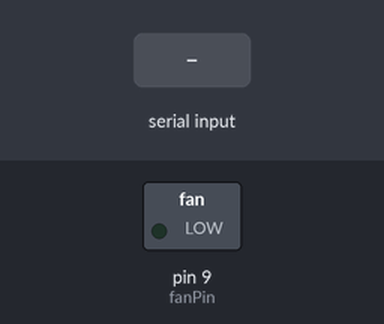
Simulated run of this sketch. Board: Arduino Uno, built with avr-gcc and run on an emulated ATmega328P. On the bench: switched loads named in the sketch (green lamp = pin HIGH). The inputs (shaded band) are chosen by the test bench.

Above: at 1.2 s.
1.3 s: "1" received over Serial
At 2.3 s:
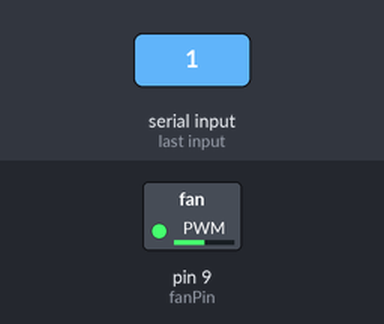
2.8 s: "2" received over Serial
At 3.5 s:
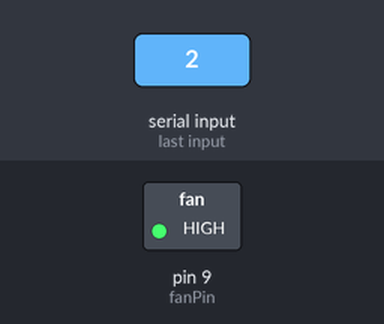
Timing chart, 0 to 5.8 s (numbered marks = the images above; inputs shaded):
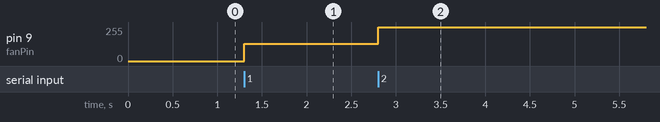

Measured:
- after the input at 1.3 s, pin 9 (fanPin): 0/255 → 128/255 at once
- after the input at 2.8 s, pin 9 (fanPin): 128/255 → 255/255 at once

The sketch:

ex3.ino
```cpp
const int fanPin = 9;

void setup() {
  pinMode(fanPin, OUTPUT);
  Serial.begin(9600);
}

void loop() {
  if (Serial.available() > 0) {
    char command = Serial.read();

    switch (command) {
      case '0':
        analogWrite(fanPin, 0);
        break;
      case '1':
        analogWrite(fanPin, 128);
        break;
      case '2':
        analogWrite(fanPin, 255);
        break;
    }
  }
}
```
